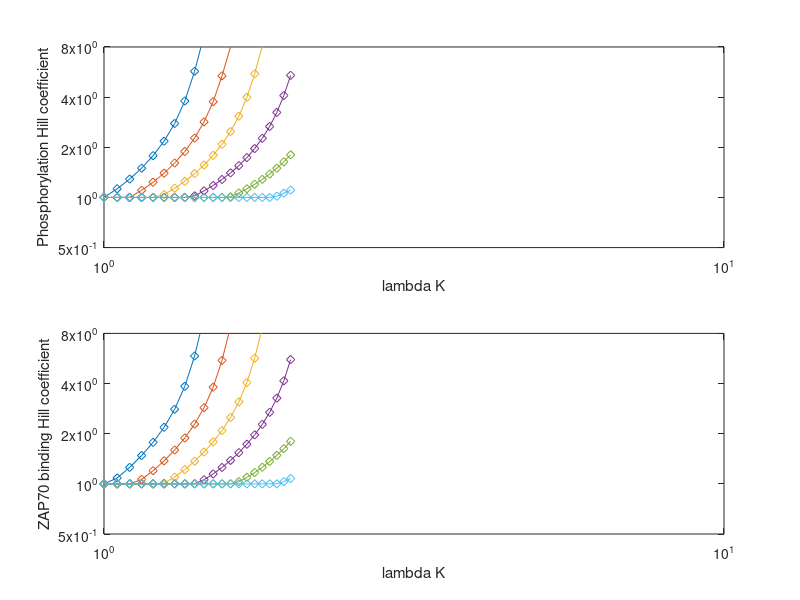
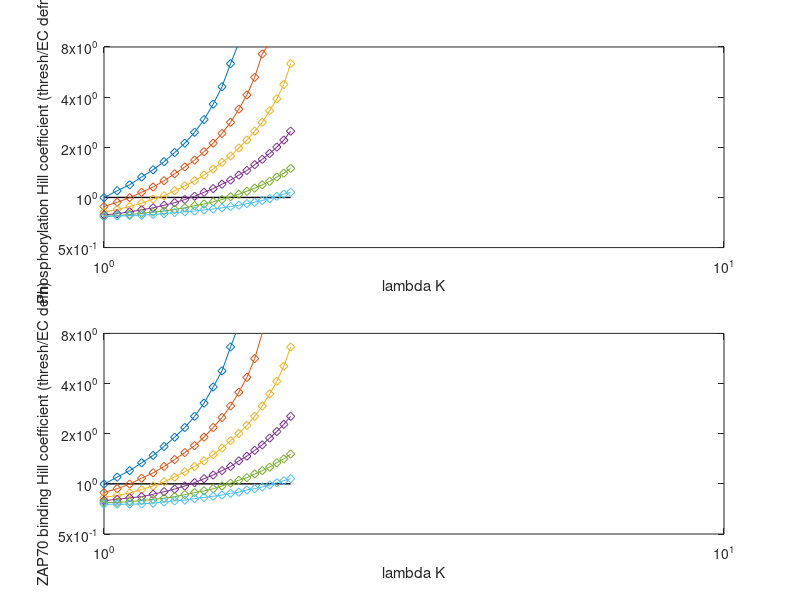
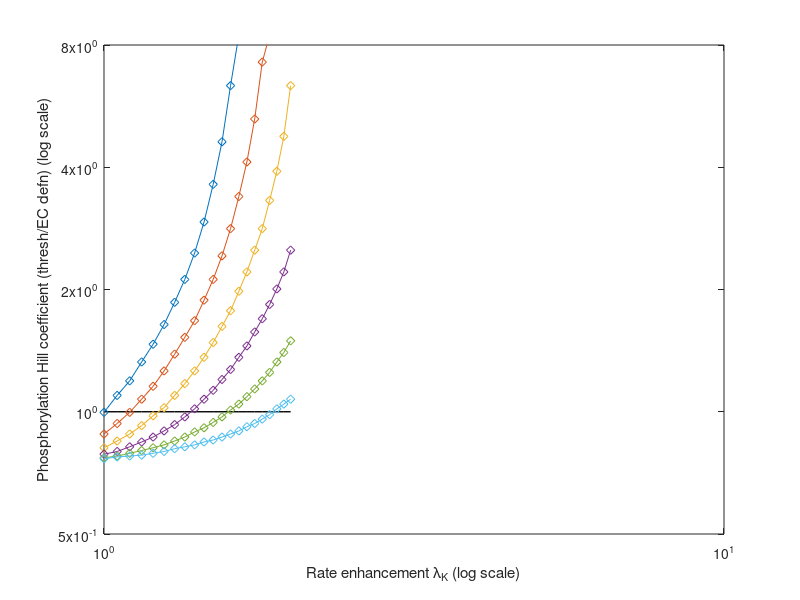

The MATLAB source for these figures, in order:
% Integrative model for Lara

lambdaKArray = 1:0.05:2.0;%1.5;
lambdaZArray = 1.0:-0.1:0.5;

paramArray      = lambdaKArray;
paramOuterArray = lambdaZArray;

kF0Array = logspace(-5,5,800); % need about 800 for lambdaK big

% storage arrays
PSSArray          = zeros(numel(kF0Array),numel(paramArray));
ZSSArray          = zeros(numel(kF0Array),numel(paramArray));
nH_Z_Array        = zeros(numel(paramArray),numel(paramOuterArray));
nH_P_Array        = zeros(numel(paramArray),numel(paramOuterArray));
nH_thresh_Z_Array = zeros(numel(paramArray),numel(paramOuterArray));
nH_thresh_P_Array = zeros(numel(paramArray),numel(paramOuterArray));

%figure(4);clf(4);
%figure(5);clf(5);

figure(31);clf(31);

if(0) % option whether or not to perform simulation
    
    for iParamOuter=1:numel(paramOuterArray)
        
        for iParam=1:numel(paramArray) % loop through parameter
            
            for iDose=1:numel(kF0Array) % loop through KP doses
                
                % biophysical parameters
                kK0 = 1; %s-1
                kF0 = kF0Array(iDose); %s-1
                kon0 = 0.1; %s-1
                koff = 0.01; %s-1
                
                N = 10; % number of sites
                
                lambdaK = lambdaKArray(iParam);%1;
                lambdaZ = lambdaZArray(iParamOuter);%1;
                
                % system
                
                dnPdt =@(nP,nZ) kK0*lambdaK.^nP.*lambdaZ.^nZ.*(N-nP) - kF0*lambdaK.^nP.*lambdaZ.^nZ.*(nP-nZ);
                dnZdt =@(nP,nZ) kon0*lambdaK.^nP.*lambdaZ.^nZ.*(nP-nZ) - koff*nZ;
                
                % CONSTANT DEPHOSPHORYLATION RATE
                %dnPdt =@(nP,nZ) kK0*lambdaK.^nP.*lambdaZ.^nZ.*(N-nP) - kF0*(nP-nZ);
                
                [T,X] = ode23s( @(t,x)[dnPdt(x(1),x(2));dnZdt(x(1),x(2))], [0,1e3], [0,0]);
                
                if(0)
                    figure(1); %clf;
                    hold on;
                    plot(T,X(:,1),'-', 'color', [0.5 0 1]); % purple for phosphorylated
                    plot(T,X(:,2),'-r'); % red for ZAP
                    
                    display(iDose);
                end
                
                PSSArray(iDose,iParam) = X(end,1);
                ZSSArray(iDose,iParam) = X(end,2);
                
            end % finished loop through KP doses
            
            % Compute Hill
            KPRatioArray = kK0./kF0Array;
            
            if(any(diff(PSSArray(:,iParam))>0.001))
                nH_P_Array(iParam,iParamOuter) = -1; % set to -1 if it's nonmonotonic increasing.
            else
                
                % quick and dirty nHill using finite differences
                [nHill_finiteDifference, indexMax] = max(diff(log(PSSArray(:,iParam)./(N-PSSArray(:,iParam))))./...
                    diff(log(KPRatioArray')));
                
                % if it's not 1, then fit cubic to derivative
                if nHill_finiteDifference > 1.001
                    domainStart = max(1,indexMax-5);
                    if indexMax == 1
                        domainEnd = 6;
                    else
                        domainEnd = indexMax+5;
                    end
                    
                    y = log(PSSArray(:,iParam)./(N-PSSArray(:,iParam)));
                    x = log(KPRatioArray');
                    diffx = diff(x(domainStart:domainEnd));
                    diffy = diff(y(domainStart:domainEnd));
                    slope = diffy./diffx;
                    
                    fit = polyfit(x(domainStart:domainEnd-1),slope,3);
                    slope_fit = polyval(fit,x(domainStart:domainEnd-1));
                    HillCoeffMaxSlope = max(slope_fit);
                    
                    nH_P_Array(iParam,iParamOuter) = HillCoeffMaxSlope;
                    
                    if max(abs(slope_fit-slope))>0.1*(max(slope_fit)-min(slope_fit))
                        display('Cubic fit inaccuracy!');
                    end
                    
                    if (0) % plots for debugging the Hill coefficient calculator
                        figure(5); hold on;
                        subplot(4,1,1);hold on;
                        plot(KPRatioArray,PSSArray(:,iParam))
                        set(gca,'xscale','log');
                        
                        subplot(4,1,2);hold on;
                        plot(KPRatioArray,PSSArray(:,iParam)./(N-PSSArray(:,iParam)))
                        set(gca,'xscale','log','yscale','log');
                        
                        subplot(4,1,3);hold on;
                        plot(x,y)
                        
                        subplot(4,1,4);hold on;
                        plot(x(1:end-1),diff(y)./diff(x))
                        
                        figure(4); hold on;
                        plot(x(domainStart:domainEnd-1), slope,'s')
                        plot(x(domainStart:domainEnd-1), slope_fit,'-');
                        
                        drawnow;
                    end
                    
                else
                    nH_P_Array(iParam,iParamOuter) = 1;
                end
                
            end
            
            if(any(diff(ZSSArray(:,iParam))>0.001))
                nH_Z_Array(iParam,iParamOuter) = -1;  % set to -1 if it's nonmonotonic increasing.
            else
                nH_Z_Array(iParam,iParamOuter) = max(diff(log(ZSSArray(:,iParam)./(N-ZSSArray(:,iParam))))./...
                    diff(log(KPRatioArray')));
            end
            
            % threshold definition of hill
            
            [~, iDoseTmp] = min((0.1-ZSSArray(:,iParam)/ZSSArray(1,iParam)).^2);
            EC10 = KPRatioArray(iDoseTmp);
            [~, iDoseTmp] = min((0.5-ZSSArray(:,iParam)/ZSSArray(1,iParam)).^2);
            EC50 = KPRatioArray(iDoseTmp);
            [~, iDoseTmp] = min((0.9-ZSSArray(:,iParam)/ZSSArray(1,iParam)).^2);
            EC90 = KPRatioArray(iDoseTmp);
            
            nH_thresh_Z_Array(iParam,iParamOuter) = log10(81)/log10(EC90/EC10);
            
            [~, iDoseTmp] = min((0.1-PSSArray(:,iParam)/PSSArray(1,iParam)).^2);
            EC10 = KPRatioArray(iDoseTmp);
            [~, iDoseTmp] = min((0.5-PSSArray(:,iParam)/PSSArray(1,iParam)).^2);
            EC50 = KPRatioArray(iDoseTmp);
            [~, iDoseTmp] = min((0.9-PSSArray(:,iParam)/PSSArray(1,iParam)).^2);
            EC90 = KPRatioArray(iDoseTmp);
            
            nH_thresh_P_Array(iParam,iParamOuter) = log10(81)/log10(EC90/EC10);
            
        end % finished sweep through params
        
        
        %%
        
        % Dose response curves
        
        if (iParam == 1)
            skip = 4;
            
            figure(21); clf;
            subplot(2,1,1); hold on; box on;
            plot(KPRatioArray(1:skip:end), PSSArray(1:skip:end));
            set(gca,'xscale','log');
            xlabel('Kinase Phosphatase ratio (ratio of intrinsic rate)');
            ylabel('Number phosphorylation (out of 10)')
            
            legend(num2str(paramArray','%3.2f'),'location','southeast')
            
            subplot(2,1,2); hold on; box on;
            plot(KPRatioArray(1:skip:end), ZSSArray(1:skip:end));
            set(gca,'xscale','log');
            ylabel('Number of ZAP70 bound (out of 10)')
            xlabel('Kinase Phosphatase ratio (ratio of intrinsic rate)');
        end
        
    end % finished sweep through outer params
    
    save('integrativeModel_twoParamSweep.mat');
    
end % if statement to prevent simulation, just for plot generation

%% Hill coefficients

load('integrativeModel_twoParamSweep.mat');

% ---- max derivative defn ----
figure(31); %clf;
subplot(2,1,1); hold on; box on;
plot(paramArray, nH_P_Array,'d-');
set(gca,'xscale','log');
set(gca,'yscale','log');
ylabel('Phosphorylation Hill coefficient');
xlabel('lambda K')
set(gca,'ylim',[2^-1,2^3],'ytick',[0.5 1 2 4 8]);

subplot(2,1,2); hold on; box on;
plot(paramArray, nH_Z_Array,'d-');
set(gca,'xscale','log');
set(gca,'yscale','log');
ylabel('ZAP70 binding Hill coefficient');
xlabel('lambda K');
set(gca,'ylim',[2^-1,2^3],'ytick',[0.5 1 2 4 8]);

% --- EC ratio definition  -----
figure(61); clf;
subplot(2,1,1); hold on; box on;
plot(paramArray, ones(size(paramArray)), '-k', 'LineWidth', 1);
plot(paramArray, nH_thresh_P_Array,'d-');
set(gca,'xscale','log');
set(gca,'yscale','log');
ylabel('Phosphorylation Hill coefficient (thresh/EC defn)');
xlabel('lambda K')
set(gca,'ylim',[2^-1,2^3],'ytick',[0.5 1 2 4 8]);

subplot(2,1,2); hold on; box on;
plot(paramArray, ones(size(paramArray)), '-k', 'LineWidth', 1);
plot(paramArray, nH_thresh_Z_Array,'d-');
set(gca,'xscale','log');
set(gca,'yscale','log');
ylabel('ZAP70 binding Hill coefficient (thresh/EC defn)');
xlabel('lambda K');
set(gca,'ylim',[2^-1,2^3],'ytick',[0.5 1 2 4 8]);

% --- RENDER -----

% --- EC ratio definition  -----
figure(103); clf; hold on; box on;
plot(paramArray, ones(size(paramArray)), '-k', 'LineWidth', 1);
plot(paramArray, nH_thresh_P_Array,'d-');
set(gca,'xscale','log');
set(gca,'yscale','log');
ylabel('Phosphorylation Hill coefficient (thresh/EC defn) (log scale)');
xlabel('Rate enhancement \lambda_K (log scale)')
set(gca,'ylim',[2^-1,2^3],'ytick',[0.5 1 2 4 8]);
